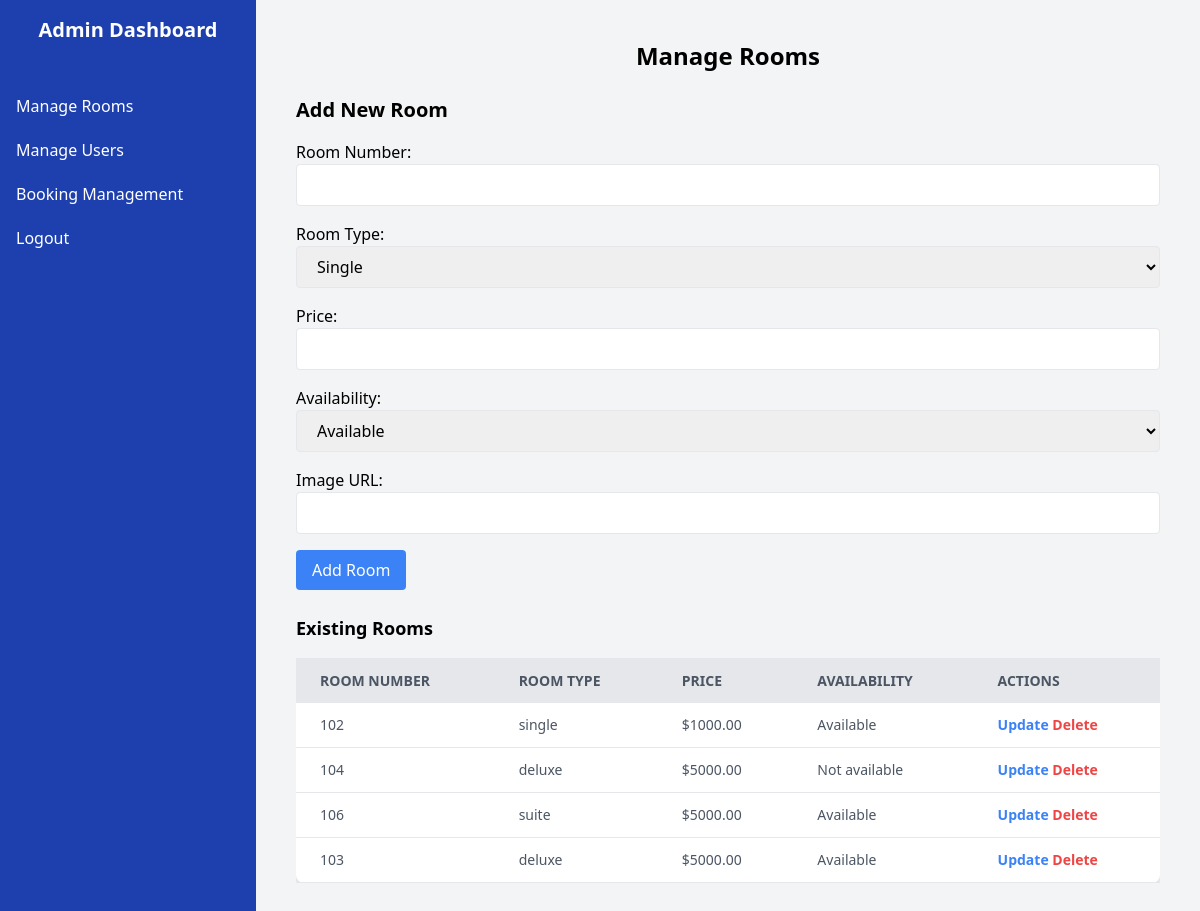
The app's page /admin/manage_rooms.php (signed in), older data.
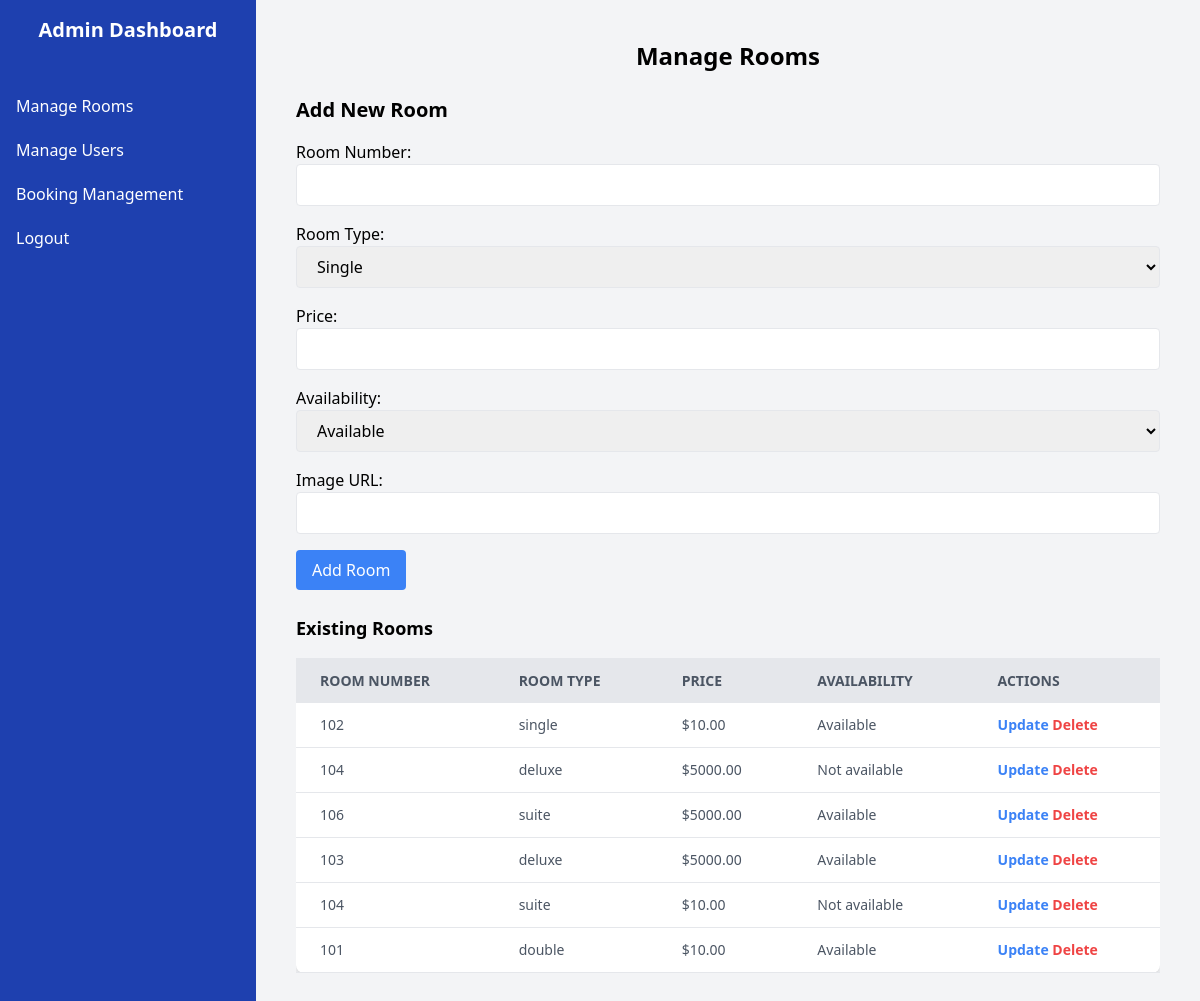
The same page, newer data.
### tables this page shows
CREATE TABLE `rooms` (
  `id` int(11) NOT NULL,
  `room_number` varchar(10) NOT NULL,
  `room_type` varchar(50) NOT NULL,
  `price` decimal(10,2) NOT NULL,
  `availability` enum('available','not available') NOT NULL,
  `image_url` varchar(255) NOT NULL
);

### admin/manage_rooms.php (the view, shortened to what this page needs)
<?php
include '../db_connection.php';
$sql = "SELECT * FROM rooms";
$result = mysqli_query($conn, $sql);
?>
<!DOCTYPE html>
<html lang="en">
<head>
  <script src="https://cdn.tailwindcss.com"></script>
</head>
<body class="bg-gray-100">
  <div class="flex">
    <?php include 'sidebar.php'; ?>
    <div class="flex-1 p-10">
      <header class="flex justify-between items-center mb-6">
        <h1 class="text-2xl font-semibold text-center w-full font-bold">Manage Rooms</h1>
      </header>
      <div class="mb-6">
        <h2 class="text-xl font-semibold mb-4">Add New Room</h2>
        <form method="POST" class="mb-6">
          <div class="mb-4">
            <label for="room_number" class="block">Room Number:</label>
            <input type="text" name="room_number" required class="w-full px-4 py-2 border rounded">
          </div>
          <div class="mb-4">
            <label for="room_type" class="block">Room Type:</label>
            <select name="room_type" required class="w-full px-4 py-2 border rounded">
              <option value="single">Single</option>
            </select>
          </div>
          <div class="mb-4">
            <label for="price" class="block">Price:</label>
            <input type="text" name="price" required class="w-full px-4 py-2 border rounded">
          </div>
          <div class="mb-4">
            <label for="availability" class="block">Availability:</label>
            <select name="availability" class="w-full px-4 py-2 border rounded">
              <option value="available">Available</option>
            </select>
          </div>
          <div class="mb-4">
            <label for="image_url" class="block">Image URL:</label>
            <input type="text" name="image_url" required class="w-full px-4 py-2 border rounded">
          </div>
          <button type="submit" name="add_room" class="bg-blue-500 text-white px-4 py-2 rounded">Add Room</button>
        </form>
      </div>
      <h2 class="text-lg font-semibold mb-4">Existing Rooms</h2>
      <div class="overflow-x-auto">
        <table class="min-w-full bg-white rounded-lg shadow-md">
          <thead>
            <tr class="w-full bg-gray-200 text-gray-600 uppercase text-sm leading-normal">
              <th class="py-3 px-6 text-left">Room Number</th>
              <th class="py-3 px-6 text-left">Room Type</th>
              <th class="py-3 px-6 text-left">Price</th>
              <th class="py-3 px-6 text-left">Availability</th>
              <th class="py-3 px-6 text-left">Actions</th>
            </tr>
          </thead>
          <tbody class="text-gray-600 text-sm font-light">
            <?php while ($room = mysqli_fetch_assoc($result)): ?>
              <tr class="border-b border-gray-200 hover:bg-gray-100">
                <td class="py-3 px-6 text-left"><?php echo $room['room_number']; ?></td>
                <td class="py-3 px-6 text-left"><?php echo $room['room_type']; ?></td>
                <td class="py-3 px-6 text-left">$<?php echo $room['price']; ?></td>
                <td class="py-3 px-6 text-left"><?php echo ucfirst($room['availability']); ?></td>
                <td class="py-3 px-6 text-left">
                  <button type="button" onclick="openUpdateModal(<?php echo htmlspecialchars(json_encode($room)); ?>)"
                    class="text-blue-500 hover:text-blue-700 font-semibold">Update</button>
                  <a href="manage_rooms.php?delete=<?php echo $room['id']; ?>"
                    onclick="return confirm('Are you sure you want to delete this room?');"
                    class="text-red-500 hover:text-red-700 font-semibold">Delete</a>
                </td>
              </tr>
            <?php endwhile; ?>
          </tbody>
        </table>
      </div>
    </div>
  </div>
</body>
</html>

Row changes from the older to the newer data that the page shows:
changed rooms "single": price "1000.00" → "10.00"
added rooms: room_number "104", room_type "suite", price "10.00", availability "Not available"
added rooms: room_number "101", room_type "double", price "10.00", availability "Available"
